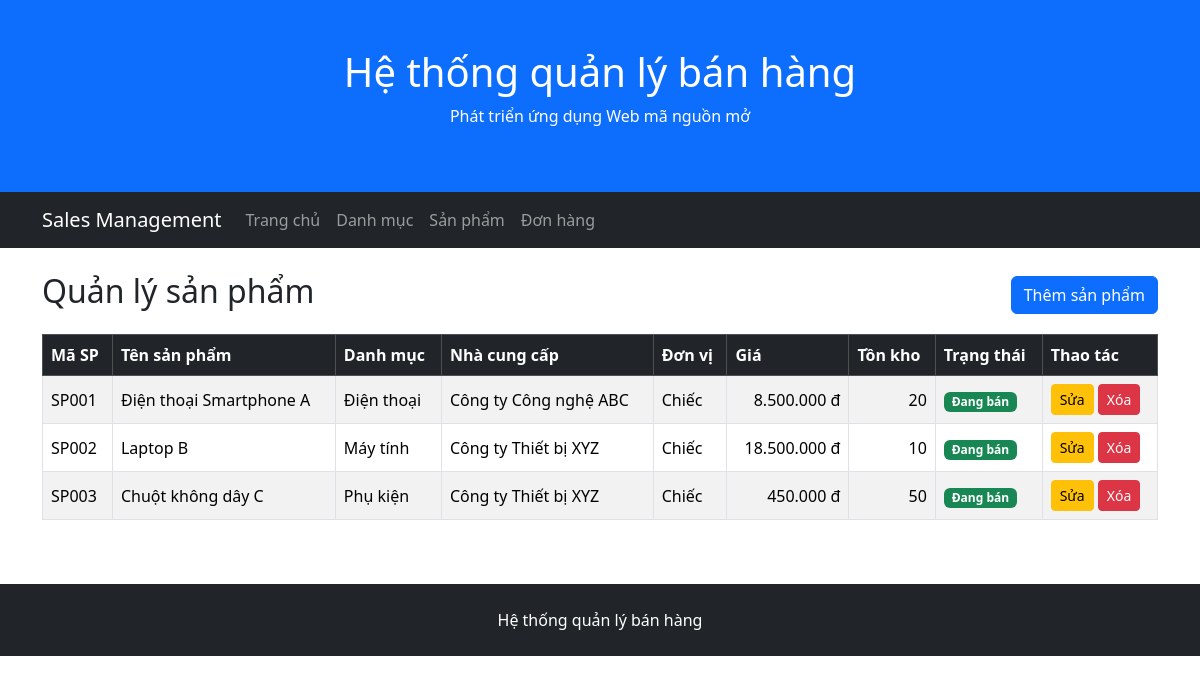
Screenshot of /products/index.php with the database file from the repository.
### tables this page shows
CREATE TABLE products (
    ProductID INT AUTO_INCREMENT PRIMARY KEY,
    ProductCode VARCHAR(50) NOT NULL UNIQUE,
    ProductName VARCHAR(255) NOT NULL,
    Description TEXT,
    Unit VARCHAR(20),
    Price DECIMAL(12,2) NOT NULL DEFAULT 0,
    StockQuantity INT NOT NULL DEFAULT 0,
    IsActive BOOLEAN NOT NULL DEFAULT TRUE,
    SupplierID INT NOT NULL,
    CategoryID INT NOT NULL,

    CONSTRAINT chk_products_price CHECK (Price >= 0),
    CONSTRAINT chk_products_stock CHECK (StockQuantity >= 0),
    CONSTRAINT fk_products_supplier
        FOREIGN KEY (SupplierID) REFERENCES suppliers(SupplierID),
    CONSTRAINT fk_products_category
        FOREIGN KEY (CategoryID) REFERENCES categories(CategoryID)
);

CREATE TABLE categories (
    CategoryID INT AUTO_INCREMENT PRIMARY KEY,
    CategoryName VARCHAR(200) NOT NULL,
    Description TEXT
);

CREATE TABLE suppliers (
    SupplierID INT AUTO_INCREMENT PRIMARY KEY,
    SupplierName VARCHAR(200) NOT NULL,
    ContactName VARCHAR(100),
    Address VARCHAR(200),
    City VARCHAR(100),
    PostalCode VARCHAR(20),
    Country VARCHAR(100),
    Phone VARCHAR(20)
);

### public/products/index.php (the view, shortened to what this page needs)
<?php
require_once '/var/www/src/config/database.php';
$sql = "
    SELECT
        p.ProductID,
        p.ProductCode,
        p.ProductName,
        p.Unit,
        p.Price,
        p.StockQuantity,
        p.IsActive,
        c.CategoryName,
        s.SupplierName
    FROM
        products AS p,
        categories AS c,
        suppliers AS s
    WHERE
        p.CategoryID = c.CategoryID
        AND p.SupplierID = s.SupplierID
    ORDER BY
        p.ProductID
";
$result = $conn->query($sql);
require_once '/var/www/src/includes/header.php';
require_once '/var/www/src/includes/navbar.php';
?>
<div class="container mt-4">
    <div class="d-flex justify-content-between align-items-center mb-3">
        <h2>Quản lý sản phẩm</h2>
        <a href="/products/create.php" class="btn btn-primary">
            Thêm sản phẩm
        </a>
    </div>
    <div class="table-responsive">
        <table class="table table-bordered table-striped align-middle">
            <thead class="table-dark">
                <tr>
                    <th>Mã SP</th>
                    <th>Tên sản phẩm</th>
                    <th>Danh mục</th>
                    <th>Nhà cung cấp</th>
                    <th>Đơn vị</th>
                    <th>Giá</th>
                    <th>Tồn kho</th>
                    <th>Trạng thái</th>
                    <th>Thao tác</th>
                </tr>
            </thead>
            <tbody>
            <?php while ($product = $result->fetch_assoc()): ?>
                <tr>
                    <td><?= htmlspecialchars($product['ProductCode']) ?></td>
                    <td><?= htmlspecialchars($product['ProductName']) ?></td>
                    <td><?= htmlspecialchars($product['CategoryName']) ?></td>
                    <td><?= htmlspecialchars($product['SupplierName']) ?></td>
                    <td><?= htmlspecialchars($product['Unit'] ?? '') ?></td>
                    <td class="text-end">
                        <?= number_format(
                            (float) $product['Price'],
                            0,
                            ',',
                            '.'
                        ) ?> đ
                    </td>
                    <td class="text-end">
                        <?= (int) $product['StockQuantity'] ?>
                    </td>
                    <td>
                        <?php if ((int) $product['IsActive'] === 1): ?>
                            <span class="badge bg-success">
                                Đang bán
                            </span>
                        <?php else: ?>
                            <span class="badge bg-secondary">
                                Ngừng bán
                            </span>
                        <?php endif; ?>
                    </td>
                    <td>
                        <a href="/products/edit.php?id=<?= $product['ProductID'] ?>" class="btn btn-sm btn-warning">
                            Sửa
                        </a>
                        <form
                            action="/products/delete.php"
                            method="post"
                            class="d-inline"
                            onsubmit="return confirm('Bạn có chắc muốn xóa sản phẩm này?');"
                            >
                        <button
                            type="submit"
                            class="btn btn-sm btn-danger"
                        >
                            Xóa
                        </button>
                        </form>
                    </td>
                </tr>
            <?php endwhile; ?>
            </tbody>
        </table>
    </div>
</div>
<?php
require_once '/var/www/src/includes/footer.php';

### src/includes/header.php (shortened to what this page needs)
<!DOCTYPE html>
<html lang="vi">
<head>
    <link
        href="https://cdn.jsdelivr.net/npm/bootstrap@5.3.8/dist/css/bootstrap.min.css"
        rel="stylesheet"
    >
</head>
<body>
<div class="p-5 bg-primary text-white text-center">
    <h1>Hệ thống quản lý bán hàng</h1>
    <p>Phát triển ứng dụng Web mã nguồn mở</p>
</div>

### src/includes/navbar.php (shortened to what this page needs)
<nav class="navbar navbar-expand-lg bg-dark navbar-dark">
    <div class="container">
        <a class="navbar-brand" href="/">Sales Management</a>
        <div class="collapse navbar-collapse" id="mainNavbar">
            <ul class="navbar-nav">
                <li class="nav-item">
                    <a class="nav-link" href="/">Trang chủ</a>
                </li>
                <li class="nav-item">
                    <a class="nav-link" href="/categories/">
                        Danh mục
                    </a>
                </li>
                <li class="nav-item">
                    <a class="nav-link" href="/products/">
                        Sản phẩm
                    </a>
                </li>
                <li class="nav-item">
                    <a class="nav-link" href="#">
                        Đơn hàng
                    </a>
                </li>
            </ul>
        </div>
    </div>
</nav>

### src/includes/footer.php
<footer class="mt-5 p-4 bg-dark text-white text-center">
    <p class="mb-0">
        Hệ thống quản lý bán hàng
    </p>
</footer>
</body>
</html>

### rows the page displays
products: ProductCode "SP001", ProductName "Điện thoại Smartphone A", CategoryID.CategoryName "Điện thoại", SupplierID.SupplierName "Công ty Công nghệ ABC", Unit "Chiếc", Price "8.500.000", StockQuantity "20", IsActive "Đang bán"
products: ProductCode "SP002", ProductName "Laptop B", CategoryID.CategoryName "Máy tính", SupplierID.SupplierName "Công ty Thiết bị XYZ", Unit "Chiếc", Price "18.500.000", StockQuantity "10", IsActive "Đang bán"
products: ProductCode "SP003", ProductName "Chuột không dây C", CategoryID.CategoryName "Phụ kiện", SupplierID.SupplierName "Công ty Thiết bị XYZ", Unit "Chiếc", Price "450.000", StockQuantity "50", IsActive "Đang bán"
